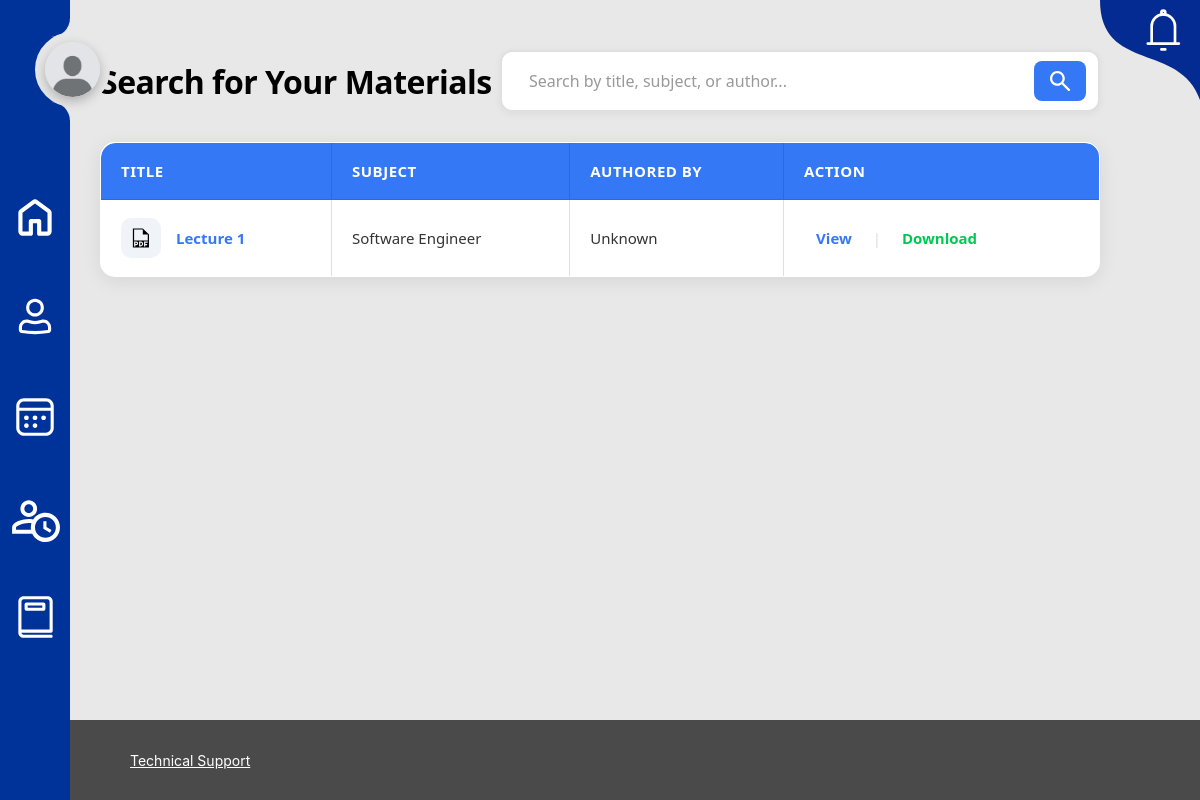
/student/library/ (signed in), run on the app's committed database.
### library/models.py (models this page shows, shortened)
class Material(models.Model):
    MATERIAL_TYPE_CHOICES = [
        ('book', 'Book'),
        ('paper', 'Research Paper'),
        ('slides', 'Slides'),
        ('notes', 'Lecture Notes'),
        ('guide', 'Study Guide'),
        ('other', 'Other'),
    ]
    title = models.CharField(max_length=300)
    subject = models.ForeignKey(Subject, on_delete=models.CASCADE, related_name='materials')
    authors = models.ManyToManyField(Author, related_name='materials')
    material_type = models.CharField(max_length=20, choices=MATERIAL_TYPE_CHOICES, default='book')
    description = models.TextField(blank=True, null=True)
    file = models.FileField(
        upload_to='library_materials/%Y/%m/',
        validators=[FileExtensionValidator(allowed_extensions=['pdf', 'doc', 'docx', 'ppt', 'pptx'])],
        blank=True,
        null=True
    )
    external_url = models.URLField(blank=True, null=True, help_text="URL to external resource")
    isbn = models.CharField(max_length=13, blank=True, null=True)
    publication_year = models.IntegerField(blank=True, null=True)
    publisher = models.CharField(max_length=200, blank=True, null=True)
    edition = models.CharField(max_length=50, blank=True, null=True)
    pages = models.IntegerField(blank=True, null=True)
    language = models.CharField(max_length=50, default='English')
    is_active = models.BooleanField(default=True)
    view_count = models.IntegerField(default=0)
    download_count = models.IntegerField(default=0)
    created_at = models.DateTimeField(auto_now_add=True)
    updated_at = models.DateTimeField(auto_now=True)
    class Meta:
        ordering = ['-created_at']
        indexes = [
            models.Index(fields=['title', 'subject']),
            models.Index(fields=['-created_at']),
        ]
    @property
    def authors_display(self):
        return ", ".join([author.name for author in self.authors.all()])
    @property
    def has_file(self):
        return bool(self.file)

class Author(models.Model):
    name = models.CharField(max_length=200)
    bio = models.TextField(blank=True, null=True)
    created_at = models.DateTimeField(auto_now_add=True)
    updated_at = models.DateTimeField(auto_now=True)
    class Meta:
        ordering = ['name']

### tutoring_sessions/models.py (models this page shows, shortened)
class Subject(models.Model):
    name = models.CharField(max_length=100)
    code = models.CharField(max_length=20, unique=True)

### library/views.py (the view, shortened to what this page needs)
# urls.py: path('library', views.library_list, name="list"),
def library_list(request):
    materials = Material.objects.select_related('subject').prefetch_related('authors').all()
    search = request.GET.get('search', '')
    filter_by = request.GET.get('filter', 'all')
    base_template = "student_base.html"
    if request.user.userprofile.role == "tutor":
        base_template = "tutor_base.html"
    return render(request, "library/library.html", {
        "materials": materials,
        "search": search,
        "filter": filter_by,
        "base_template": base_template,
    })

### notification/context_processors.py (called while the page is built)
def notifications(request):
    if request.user.is_authenticated:
        notifications = NotificationService.get_user_notifications(request.user)
        unread_count = NotificationService.get_unread_count(request.user)
        return {
            'user_notifications': notifications[:5],  # Latest 5
            'unread_count': unread_count,
        }
    return {
        'user_notifications': [],
        'unread_count': 0,
    }

### notification/notification_service.py (called while the page is built)
    @staticmethod
    def get_user_notifications(user: User, unread_only: bool = False):
        personal = Notification.objects.filter(user=user)
        broadcasts = Notification.objects.filter(is_broadcast=True)
        notifications = personal | broadcasts
        if unread_only:
            notifications = notifications.filter(is_read=False)
        return notifications.order_by('-created_at')

    @staticmethod
    def get_unread_count(user: User):
        personal_unread = Notification.objects.filter(user=user, is_read=False).count()
        broadcast_unread = Notification.objects.filter(is_broadcast=True, is_read=False).count()
        return personal_unread + broadcast_unread

### tutors/templatetags/tutor_avatar.py (called while the page is built)
@register.filter
def valid_avatar(avatar_field):
    if not avatar_field:
        return False
    file_path = os.path.join(settings.MEDIA_ROOT, str(avatar_field))
    return os.path.isfile(file_path)

### library/templates/library/library.html (shortened to what this page needs)
{% extends base_template %}
{% load static %}
{% block content %}
<div class="main-content">
    <div class="header-filter-container">
        <div class="table-header">Search for Your Materials</div>
        <form method="get" class="filters-container">
            <div class="search-wrapper">
                <input type="text" name="search" value="{{ search }}" class="search-input" placeholder="Search by title, subject, or author...">
                <button class="filter-search-btn" type="submit">
                    <img src="{% static 'images/search.svg' %}" alt="Search" />
                </button>
            </div>
        </form>
    </div>
    <table class="info-table">
        <thead>
            <tr>
                <th>Title</th>
                <th>Subject</th>
                <th>Authored By</th>
                <th>Action</th>
            </tr>
        </thead>
        <tbody>
            {% for material in materials %}
            <tr>
                <td>
                    <div class="material-title-cell">
                        <div class="material-icon">
                            {% if material.has_file %}
                                {% if material.file.url|slice:"-4:" == ".pdf" %}
                                    <img src="{% static 'images/dashicons_pdf.svg' %}" alt="PDF">
                                {% elif material.file.url|slice:"-4:" == ".mp4" or material.file.url|slice:"-4:" == ".avi" or material.file.url|slice:"-5:" == ".webm" %}
                                    <img src="{% static 'images/video.svg' %}" alt="Video">
                                {% elif material.file.url|slice:"-4:" == ".doc" or material.file.url|slice:"-5:" == ".docx" %}
                                    <img src="{% static 'images/doc_icon.svg' %}" alt="Word">
                                {% elif material.file.url|slice:"-4:" == ".ppt" or material.file.url|slice:"-5:" == ".pptx" %}
                                    <img src="{% static 'images/ppt_icon.svg' %}" alt="PowerPoint">
                                {% else %}
                                    <img src="{% static 'images/file_icon.svg' %}" alt="File">
                                {% endif %}
                            {% elif material.has_external_url %}
                                <img src="{% static 'images/file_icon.svg' %}" alt="Link">
                            {% else %}
                                <img src="{% static 'images/file_icon.svg' %}" alt="File">
                            {% endif %}
                        </div>
                        <span class="material-title">{{ material.title }}</span>
                    </div>
                </td>
                <td>{{ material.subject.name }}</td>
                <td>{{ material.authors_display }}</td>
                <td>
                    {% if material.has_file %}
                        <a href="{{ material.file.url }}" class="action-view" target="_blank">View</a>
                        <span class="action-divider">|</span>
                        <a href="{{ material.file.url }}" class="action-download" download>Download</a>
                    {% elif material.has_external_url %}
                        <a href="{{ material.external_url }}" class="action-view" target="_blank">Open Link</a>
                    {% else %}
                        <span style="color: #999;">No file available</span>
                    {% endif %}
                </td>
            </tr>
            {% empty %}
            <tr>
                <td colspan="4" class="no-materials">
                    No materials found. Try a different search term.
                </td>
            </tr>
            {% endfor %}
        </tbody>
    </table>
</div>
{% endblock %}

### static/css/student_base.css (style rules this page uses)
:root { --white: #fff; --bg-color: #e5e5e5; --navbar-color: #003399; --text-color:#000; --bg-color:#e8e8e8; }
body { background-color: #e8e8e8; }
* { font-family: Inter, sans-serif; margin: 0; padding: 0; outline: none; list-style:none; text-decoration: none; }

### library/templates/library/library.html (style rules this page uses)
:root { --primary-blue: #3478F6; --primary-hover: #216CE7; --text-dark: #333; --text-muted: #6C757D; --icon-bg-light: #F0F4F8; --success-green: #00c853; --link-blue: #3478F6; --border-light: #e0e0e0; }
.main-content, .main-content *, .filters-container, .filters-container * { box-sizing: border-box; font-family: 'Segoe UI', Tahoma, Geneva, Verdana, sans-serif; }
.main-content { max-width: 100%; margin: 0 auto; padding: 50px 120px 90px 150px; z-index: -1; }
@media (max-width: 1200px) { .main-content { padding-left: 100px; padding-right: 100px; } }
.header-filter-container { display: flex; justify-content: space-between; align-items: center; }
.table-header { font-size: 32px; font-weight: 700; margin-bottom: 30px; letter-spacing: -0.5px; }
.filters-container { margin-bottom: 30px; display: flex; }
.search-wrapper { display: flex; align-items: center; background: white; border: 2px solid var(--border-light); border-radius: 12px; padding: 8px 12px; width: 600px; transition: all 0.3s ease; box-shadow: 0 2px 8px rgba(0, 0, 0, 0.05); }
.search-input { flex: 1; border: none; outline: none; padding: 10px 15px; font-size: 16px; background: transparent; }
.search-input::placeholder { color: #999; }
.filter-search-btn { background-color: var(--primary-blue); border: none; border-radius: 8px; padding: 10px 16px; cursor: pointer; transition: all 0.3s ease; display: flex; align-items: center; justify-content: center; }
.filter-search-btn img { width: 20px; height: 20px; filter: brightness(0) invert(1); }
.info-table { width: 100%; background: white; border-radius: 15px; overflow: hidden; box-shadow: 0 4px 20px rgba(0, 0, 0, 0.08); border-collapse: collapse; border-spacing: 0; border: 1px solid var(--border-light); }
.info-table th { background-color: var(--primary-blue); color: white; padding: 18px 20px; text-align: left; font-weight: 700; font-size: 15px; text-transform: uppercase; letter-spacing: 0.5px; border: 1px solid var(--primary-hover); }
.info-table th:first-child { border-top-left-radius: 15px; }
.info-table th:last-child { border-top-right-radius: 15px; }
.info-table th:not(:last-child) { border-right-color: var(--primary-hover); }
.info-table td { padding: 18px 20px; border: 1px solid var(--border-light); color: var(--text-dark); font-size: 15px; vertical-align: middle; }
.material-title-cell { display: flex; align-items: center; gap: 15px; }
.material-icon { flex-shrink: 0; width: 40px; height: 40px; display: flex; align-items: center; justify-content: center; background-color: var(--icon-bg-light); border-radius: 10px; padding: 8px; }
.material-icon img { width: 100%; height: 100%; object-fit: contain; }
.material-title { font-weight: 600; color: var(--link-blue); }
.action-view, .action-download { color: var(--link-blue); text-decoration: none; font-weight: 600; padding: 6px 12px; border-radius: 6px; transition: all 0.3s ease; display: inline-block; }
.action-download { color: var(--success-green); }
.action-divider { color: #ddd; margin: 0 5px; }

### data on the page
Material: title "Lecture 1", subject.name "Software Engineer", authors_display "Unknown"
